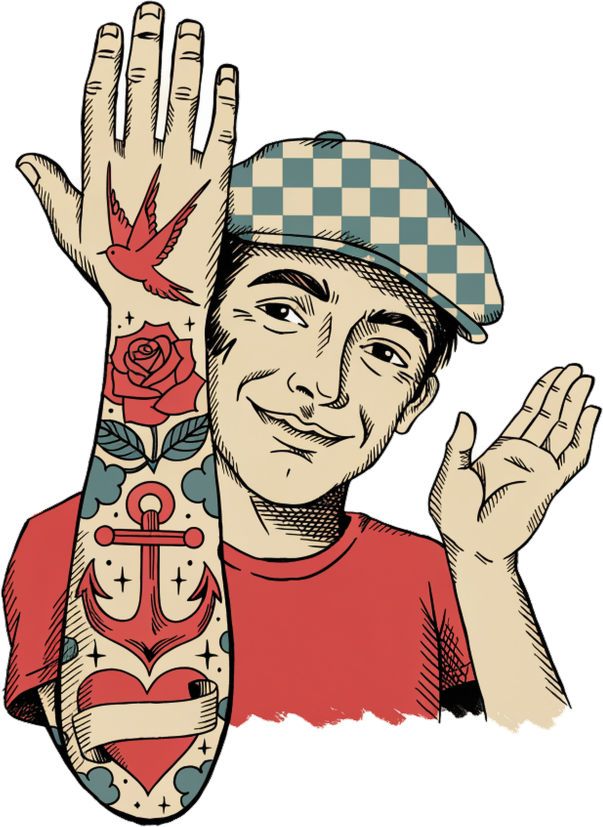
#> input picture designs/c806/art_pp.png, 1809 x 2479 px, found by its file name (shown at 1/3 size)
$ python build.py 5 5 1.0
#> lines starting #> are read from the running program, lines starting #| are printed output that depends on the picture; after the words box and inside, x2 and y2 are one past the last pixel; in counts of white or black regions, pixels touching at a corner belong together
### designs/c_common.py
"""Lane C hoodie helpers (from the c773 build). Run with /usr/bin/python3 from the repo root."""
import sys, json, os; sys.path.insert(0, '.')
from designs.lib import *
import numpy as np, cv2
CR = (246, 236, 214, 255); MU = (226, 169, 53, 255)
def load_art(path, edge=True, bottom_fade=False, minarea=15000):
#> called with path = 'designs/c806/art_pp.png', edge = True, bottom_fade = False, minarea = 15000
    art = Image.open(path).convert('RGBA'); al = np.array(art.getchannel('A'))
#> in load_art, art is the input picture: PIL image 1809x2479 RGBA; mean R, G, B, A 102.9, 80.8, 70.3, 148.7
#> after `al = np.array(art.getchannel('A'))`:
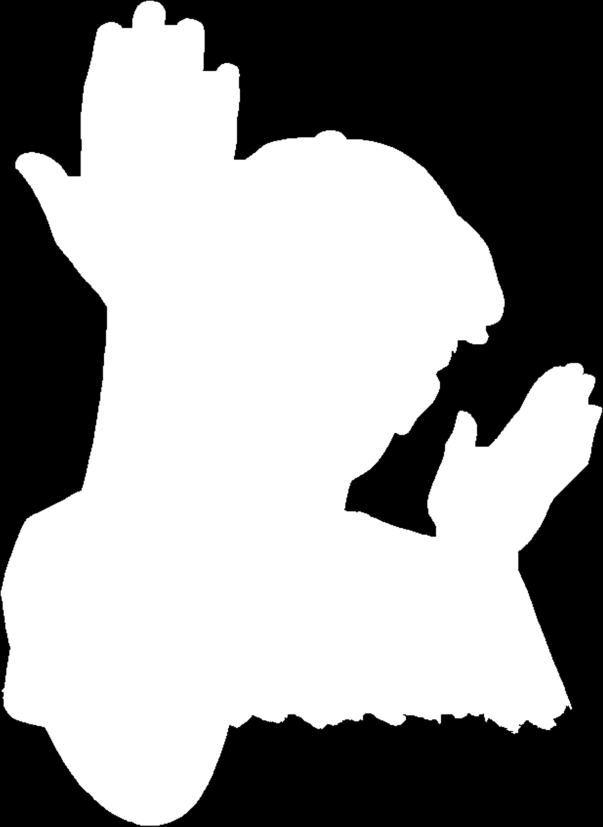
#> al: shape (2479, 1809) (shown at 1/3 size); min 0, max 255, mean 148.7
    n, lab, st, _ = cv2.connectedComponentsWithStats((al > 40).astype(np.uint8), connectivity=8); keep = np.zeros_like(al, bool)
#> after `n, lab, st, _ = cv2.connectedComponentsWithStats((al > 40).astype(np.u`:
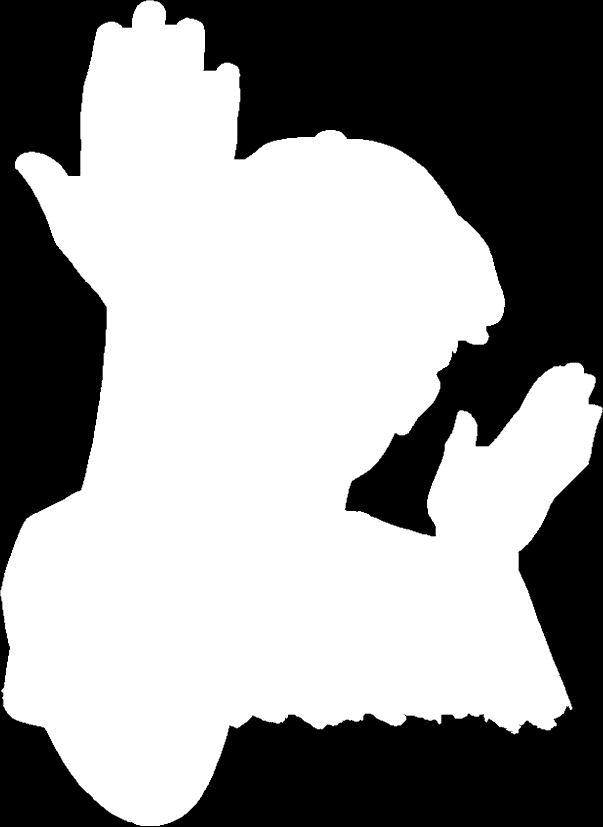
#> lab: shape (2479, 1809) int32 (shown at 1/3 size); values 0 (black) and 1 (white), 58.6% white; 1 black region, box (x1, y1, x2, y2) and area: (0, 0, 1809, 2479) 1858495
#> after `n, lab, st, _ = cv2.connectedComponentsWithStats((al > 40).astype(np.u`: n = 2; st = [[0, 0, 1809, 2479, 1858495], [1, 1, 1807, 2477, 2626016]]
    for i in range(1, n):
        if st[i, cv2.CC_STAT_AREA] > minarea: keep |= (lab == i)
    al[~keep] = 0; H0, W0 = al.shape
#> after `al[~keep] = 0`: al: shape (2479, 1809); 0.47% of pixels changed, all inside (x1, y1, x2, y2) = (0, 0, 1809, 2479)
#> after `H0, W0 = al.shape`: H0 = 2479; W0 = 1809
    if edge:
        rng = np.random.default_rng(7); nz = cv2.GaussianBlur(rng.random((H0, W0)).astype(np.float32), (0, 0), 6); nz = (nz - nz.min()) / (nz.max() - nz.min())
        yy, xx = np.mgrid[0:H0, 0:W0]; d = np.minimum.reduce([yy, xx, H0 - 1 - yy, W0 - 1 - xx]).astype(np.float32)
        al = (al * np.clip((d / 110) * 1.4 - nz * 0.9, 0, 1)).astype(np.uint8)
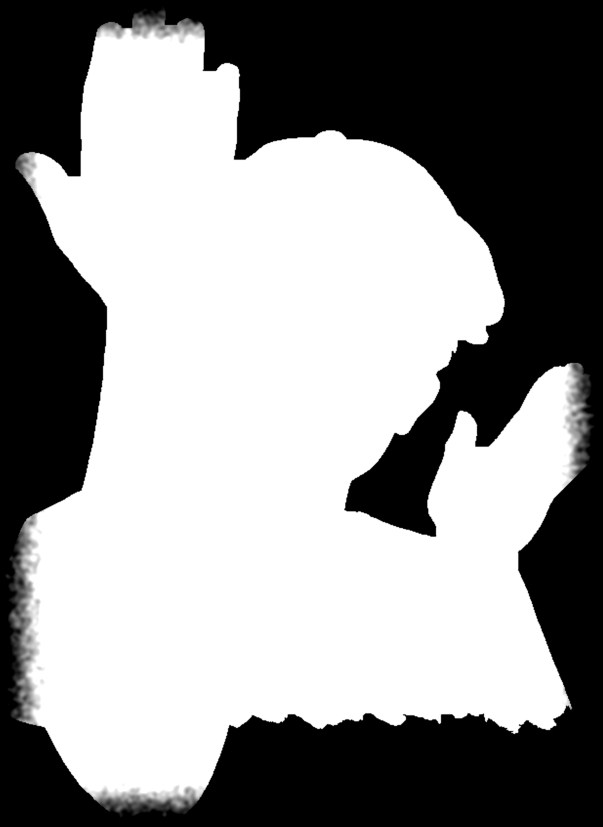
#> al: shape (2479, 1809) (shown at 1/3 size); min 0, max 255, mean 144.5
    art.putalpha(Image.fromarray(al)); return art.crop(art.getchannel('A').point(lambda v: 255 if v > 10 else 0).getbbox())
#> after `art.putalpha(Image.fromarray(al))`:
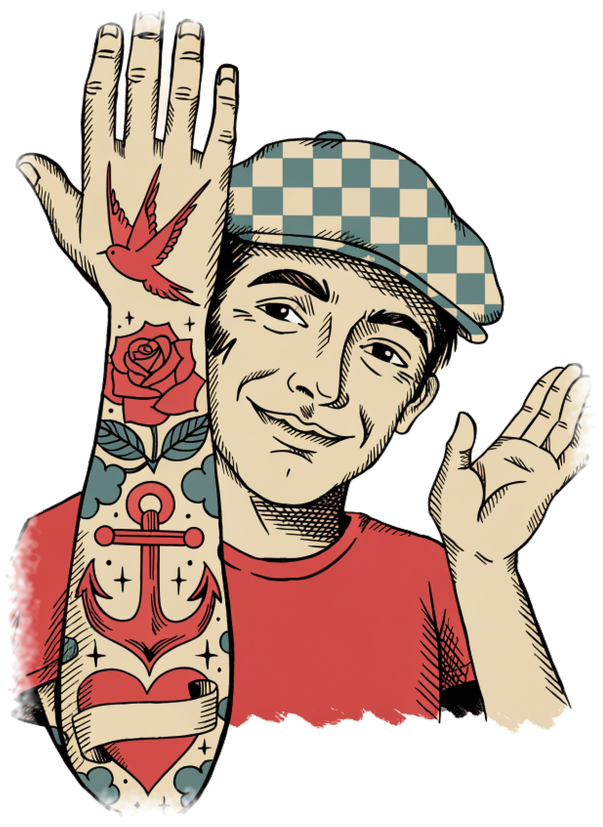
#> art: PIL image 1809x2479 RGBA (shown at 1/3 size); mean R, G, B, A 102.9, 80.8, 70.3, 144.5; transparent parts drawn white
#> after `return art.crop(art.getchannel('A').point(lambda v: 255 if v > 10 else`:
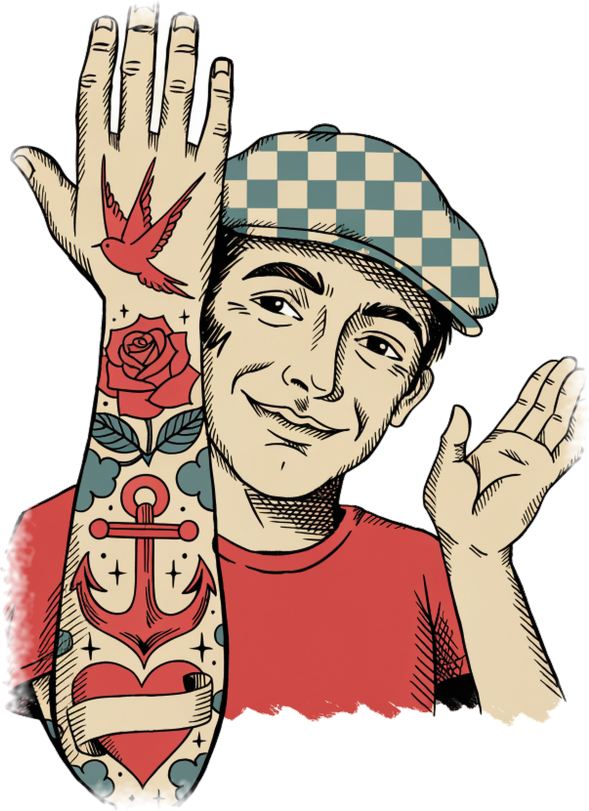
#> returned value: PIL image 1767x2431 RGBA (shown at 1/3 size); mean R, G, B, A 107.2, 84.1, 73.2, 150.9; transparent parts drawn white
def halo(a, px):
    al = np.array(a.getchannel('A')); k = cv2.getStructuringElement(cv2.MORPH_ELLIPSE, (2 * px + 1, 2 * px + 1)); d = cv2.dilate(al, k)
    h = Image.new('RGBA', a.size, CREAM); h.putalpha(Image.fromarray(d)); h.alpha_composite(a); return h
def build(n, art_path, head, punch, font, sand, AW=1800, W=3400, hfrac=0.9, pfrac=1.0, pfont=None, psame=False, hsame=False, npunch=MU, kw=3, g=40):
    """head/punch: list of text lines. sand=(headline ink, punch ink). Writes docs/print-files/<n>-{navy,sand}.png and prints the 7h/7k/7l numbers."""
    art = load_art(art_path); art = art.resize((AW, round(art.height * AW / art.width)), Image.LANCZOS)
    for mode, (hc, pc, aa, bg) in {'navy': (CR, npunch, halo(art, 16), (31, 42, 77, 255)), 'sand': (sand[0], sand[1], art, (226, 214, 188, 255))}.items():
        hs = line_same(head, font, hfrac, W, hc, hc, kw=kw) if hsame else [line(t, font, hfrac, W, hc, hc, kw=kw) for t in head]; ps = line_same(punch, pfont or font, pfrac, W, pc, pc, kw=kw) if psame else [line(t, pfont or font, pfrac, W, pc, pc, kw=kw) for t in punch]
        out = lockup(aa, W, hs, ps, f'{n}-{mode}', {mode: bg}, g=g); out = out.crop(out.getchannel('A').point(lambda v: 255 if v > 10 else 0).getbbox())
        out.save(f'docs/print-files/{n}-{mode}.png', dpi=(300, 300)); th = sum(l.height for l in hs + ps)
        print(mode, out.size, 'headline', max([l.width for l in hs] or [0]), 'punch', max(l.width for l in ps), 'type', th, 'of', out.height, round(th / out.height, 2), 'subject', art.width, 'of', out.width, round(art.width / out.width, 2))
#> this loop made 1 pass
#> (mode, hc, pc, bg) on pass 1: ('navy', (246, 236, 214, 255), (225, 90, 80, 255), (31, 42, 77, 255))
#> pass 1, in line, `k = k.filter(ImageFilter.MaxFilter(kw))`:
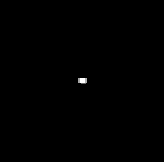
#> k: PIL image 164x162 L; min 0, max 255, mean 0.4

# [18 lines left out: functions spec, faqs, not called in this run]

### designs/lib.py
"""Lane C lockup helper: from designs.lib import *"""
from PIL import Image, ImageDraw, ImageFont, ImageFilter
FD = 'designs/fonts/'
CREAM = (246, 236, 214, 255)
F = dict(alfa='AlfaSlabOne-Regular.ttf', anton='Anton-Regular.ttf', bevan='Bevan-Regular.ttf', big='BigShouldersDisplay[wght].ttf', bowlby='BowlbyOne-Regular.ttf',
         cinzel='Cinzel[wght].ttf', fraunces='Fraunces[SOFT,WONK,opsz,wght].ttf', oswald='Oswald[wght].ttf', playfair='PlayfairDisplay[wght].ttf',
         playfairi='PlayfairDisplay-Italic[wght].ttf', rye='Rye-Regular.ttf', graduate='Graduate-Regular.ttf', yellowtail='Yellowtail-Regular.ttf', interblack='InterDisplay-Black.otf', damion='Damion-Regular.ttf', caveat='CaveatBrush-Regular.ttf')
VAR = dict(big=[900], cinzel=[900], fraunces=[9, 900, 60, 1], oswald=[700], playfair=[900], playfairi=[900])
def line(text, font, wfrac, W, fill, key, kw=27, track=0):
    ff = F[font]; var = VAR.get(font)
    def mk(sz):
#> (the run stopped early here; a loop or call above may not have finished)
